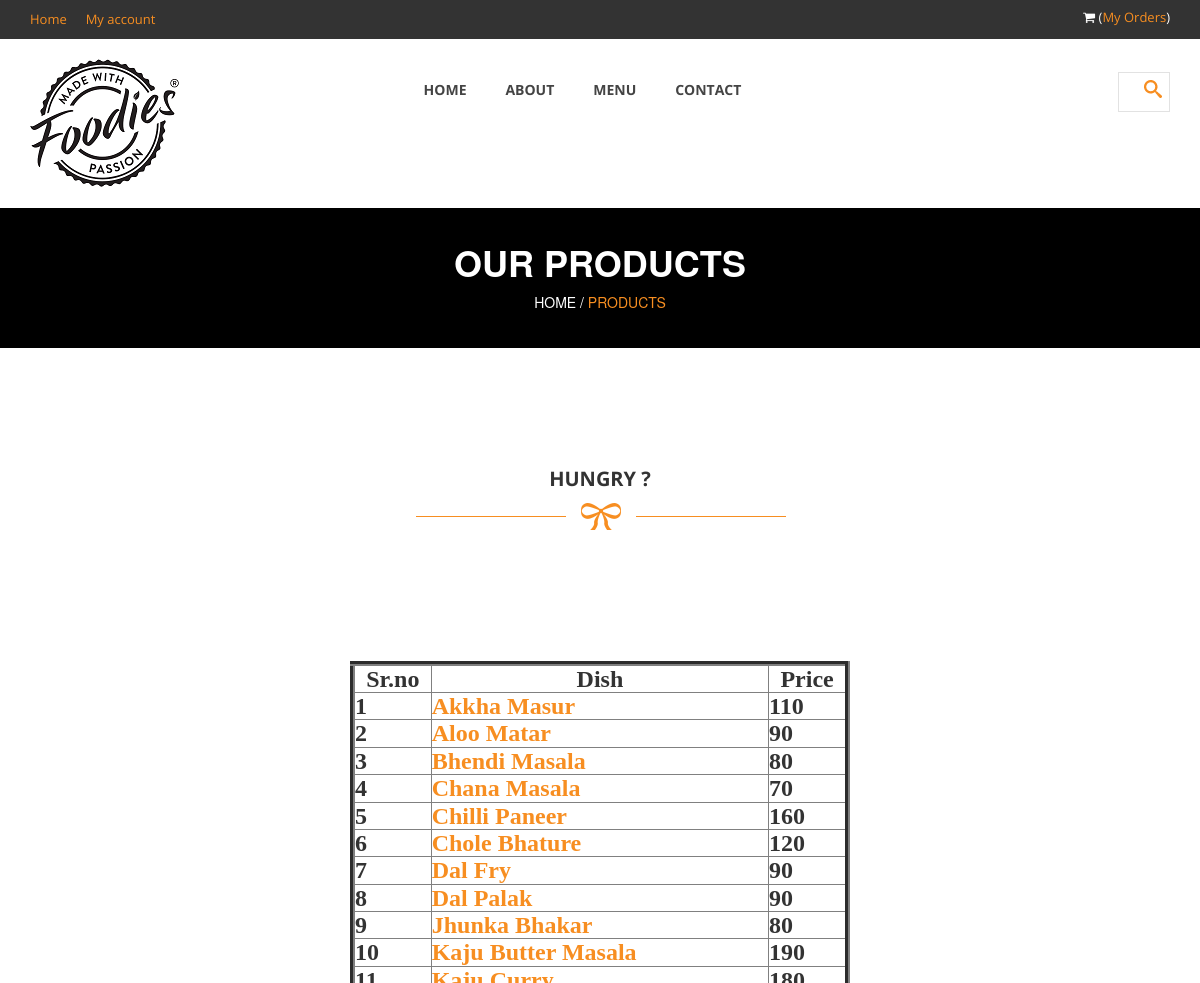
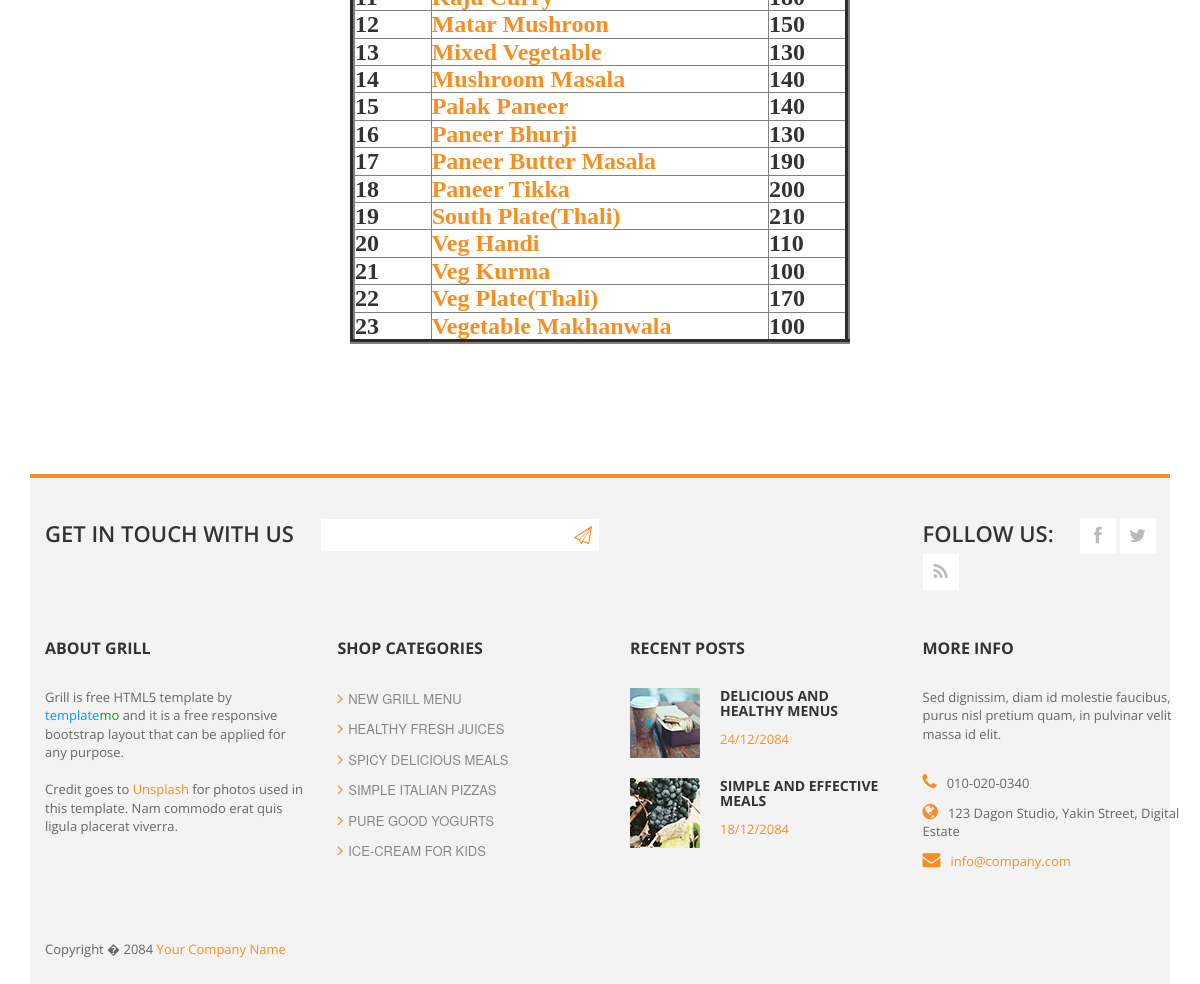
Page /trash/veg.php on the committed database (2 pictures, top to bottom).
### tables this page shows
CREATE TABLE IF NOT EXISTS `veg` (
  `srno` int(11) NOT NULL AUTO_INCREMENT,
  `Dish` varchar(50) NOT NULL,
  `Price` int(11) NOT NULL,
  `pic` text NOT NULL,
  PRIMARY KEY (`srno`)
);

### trash/veg.php (the view, shortened to what this page needs)
<!DOCTYPE html>
 <html class="no-js">
    <head>
        <link rel="stylesheet" href="css/bootstrap.css">
        <link rel="stylesheet" href="css/font-awesome.css">
        <link rel="stylesheet" href="css/templatemo_style.css">
        <link rel="stylesheet" href="css/templatemo_misc.css">
        <link rel="stylesheet" href="css/flexslider.css">
        <link rel="stylesheet" href="css/testimonails-slider.css">
    </head>
    <body>
            <header>
                <div id="top-header">
                    <div class="container">
                        <div class="row">
                            <div class="col-md-6">
                                <div class="home-account">
                                    <a href="#">Home</a>
                                    <a href="#">My account</a>
                                </div>
                            </div>
                            <div class="col-md-6">
                                <div class="cart-info">
                                    <i class="fa fa-shopping-cart"></i>
                                    (<a href="myorder.php">My Orders</a>)
                                </div>
                            </div>
                        </div>
                    </div>
                </div>
                <div id="main-header">
                    <div class="container">
                        <div class="row">
                            <div class="col-md-3">
                                <div class="logo">
                                    <a href="#"><img src="images/foodieslogo.png" title="❤️Foodies❤️" alt="❤️Foodies❤️" ></a>
                                </div>
                            </div>
                            <div class="col-md-6">
                                <div class="main-menu">
                                    <ul>
									<li><a href="index.php">Home</a></li>
                                        <li><a href="about-us.php">About</a></li>
                                        <li><a href="products.php">Menu</a></li>
                                        <li><a href="contact-us.php">Contact</a></li>
                                    </ul>
                                </div>
                            </div>
                            <div class="col-md-3">
                                <div class="search-box">
                                    <form name="search_form" method="get" class="search_form">
                                        <input type="submit" id="search-button" />
                                    </form>
                                </div>
                            </div>
                        </div>
                    </div>
                </div>
            </header>
            <div id="heading">
                <div class="container">
                    <div class="row">
                        <div class="col-md-12">
						<div class="heading-content">
                                <h2>Our Products</h2>
                                <span>Home / <a href="about-us.html">Products</a></span>
                            </div>
                        </div>
                    </div>
                </div>
            </div>
            <div id="products-post">
                <div class="container">
                    <div class="row">
                        <div class="col-md-12">
                            <div id="product-heading">
                                <h2>Hungry ?</h2>
                                <img src="images/under-heading.png" alt="" >
                            </div>
                        </div>
                    </div>
                    <div class="row" id="Container"><center><font face="Times New Roman, Times, serif">
					<h3>
					<table border="5" width="500" height="200" style="text-align:center">
						<tr align="center" >
						 <th style="text-align:center">Sr.no</th>
						 <th style="text-align:center">Dish</th>
						 <th style="text-align:center">Price</th>
                        </tr>
					<?php
					$cnt=1;
					$q=mysql_query("select * from veg order by Dish");
					while($row=mysql_fetch_array($q))
					{
					echo "<tr>";
					echo "<th>".$cnt;
					echo "</th>";
					$n=$row['srno'];
					$s=$row['Dish'];
				$t="veg";
					echo "<th>";
					echo "<a href='dish.php?ide=$n&w=$t'>".$s;
					echo "</a>";
					echo "</th>";
					echo "<th>".$row['Price'];
					echo "</th>";
					echo "</tr>";
					$cnt=$cnt+1;
					}
					?>
					</table>
					  </h3> </center>
                        </div>
			<footer>
                <div class="container">
                    <div class="top-footer">
                        <div class="row">
                            <div class="col-md-9">
                                <div class="subscribe-form">
                                    <span>Get in touch with us</span>
                                    <form method="get" class="subscribeForm">
                                        <input id="subscribe" type="text" />
                                        <input type="submit" id="submitButton" />
                                    </form>
                                </div>
                            </div>
                            <div class="col-md-3">
                                <div class="social-bottom">
                                    <span>Follow us:</span>
                                    <ul>
                                        <li><a href="#" class="fa fa-facebook"></a></li>
                                        <li><a href="#" class="fa fa-twitter"></a></li>
                                        <li><a href="#" class="fa fa-rss"></a></li>
                                    </ul>
                                </div>
                            </div>
                        </div>
                    </div>
                    <div class="main-footer">
                        <div class="row">
                            <div class="col-md-3">
                                <div class="about">
                                    <h4 class="footer-title">About Grill</h4>
                                    <p>Grill is free HTML5 template by <span class="blue">template</span><span class="green">mo</span> and it is a free responsive bootstrap layout that can be applied for any purpose.
                                    <br><br>Credit goes to <a rel="nofollow" href="http://unsplash.com">Unsplash</a> for photos used in this template. Nam commodo erat quis ligula placerat viverra.</p>
                                </div>
                            </div>
                            <div class="col-md-3">
                                <div class="shop-list">
                                    <h4 class="footer-title">Shop Categories</h4>
                                    <ul>
                                        <li><a href="#"><i class="fa fa-angle-right"></i>New Grill Menu</a></li>
                                        <li><a href="#"><i class="fa fa-angle-right"></i>Healthy Fresh Juices</a></li>
                                        <li><a href="#"><i class="fa fa-angle-right"></i>Spicy Delicious Meals</a></li>
                                        <li><a href="#"><i class="fa fa-angle-right"></i>Simple Italian Pizzas</a></li>
                                        <li><a href="#"><i class="fa fa-angle-right"></i>Pure Good Yogurts</a></li>
                                        <li><a href="#"><i class="fa fa-angle-right"></i>Ice-cream for kids</a></li>
                                    </ul>
                                </div>
                            </div>
                            <div class="col-md-3">
                                <div class="recent-posts">
                                    <h4 class="footer-title">Recent posts</h4>
                                    <div class="recent-post">
                                        <div class="recent-post-thumb">
                                            <img src="images/recent-post1.jpg" alt="">
                                        </div>
                                        <div class="recent-post-info">
                                            <h6><a href="#">Delicious and Healthy Menus</a></h6>
                                            <span>24/12/2084</span>
                                        </div>
                                    </div>
                                    <div class="recent-post">
                                        <div class="recent-post-thumb">
                                            <img src="images/recent-post2.jpg" alt="">
                                        </div>
                                        <div class="recent-post-info">
                                            <h6><a href="#">Simple and effective meals</a></h6>
                                            <span>18/12/2084</span>
                                        </div>
                                    </div>
                                </div>
                            </div>
                            <div class="col-md-3">
                                <div class="more-info">
                                    <h4 class="footer-title">More info</h4>
                                    <p>Sed dignissim, diam id molestie faucibus, purus nisl pretium quam, in pulvinar velit massa id elit.</p>
                                    <ul>
                                        <li><i class="fa fa-phone"></i>010-020-0340</li>
                                        <li><i class="fa fa-globe"></i>123 Dagon Studio, Yakin Street, Digital Estate</li>
                                        <li><i class="fa fa-envelope"></i><a href="#">info@company.com</a></li>
                                    </ul>
                                </div>
                            </div>
                        </div>
                    </div>
                    <div class="bottom-footer">
                        <p>Copyright � 2084 <a href="#">Your Company Name</a></p>
                    </div>
                </div>
            </footer>
    </body>
</html>

### rows in the picture
veg: Dish "Akkha Masur", Price "110"
veg: Dish "Aloo Matar", Price "90"
veg: Dish "Bhendi Masala", Price "80"
veg: Dish "Chana Masala", Price "70"
veg: Dish "Chilli Paneer", Price "160"
veg: Dish "Chole Bhature", Price "120"
veg: Dish "Dal Fry", Price "90"
veg: Dish "Dal Palak", Price "90"
veg: Dish "Jhunka Bhakar", Price "80"
veg: Dish "Kaju Butter Masala", Price "190"
veg: Dish "Kaju Curry", Price "180"
veg: Dish "Matar Mushroon", Price "150"
veg: Dish "Mixed Vegetable", Price "130"
veg: Dish "Mushroom Masala", Price "140"
veg: Dish "Palak Paneer", Price "140"
veg: Dish "Paneer Bhurji", Price "130"
veg: Dish "Paneer Butter Masala", Price "190"
veg: Dish "Paneer Tikka", Price "200"
veg: Dish "South Plate(Thali)", Price "210"
veg: Dish "Veg Handi", Price "110"
veg: Dish "Veg Kurma", Price "100"
veg: Dish "Veg Plate(Thali)", Price "170"
veg: Dish "Vegetable Makhanwala", Price "100"
